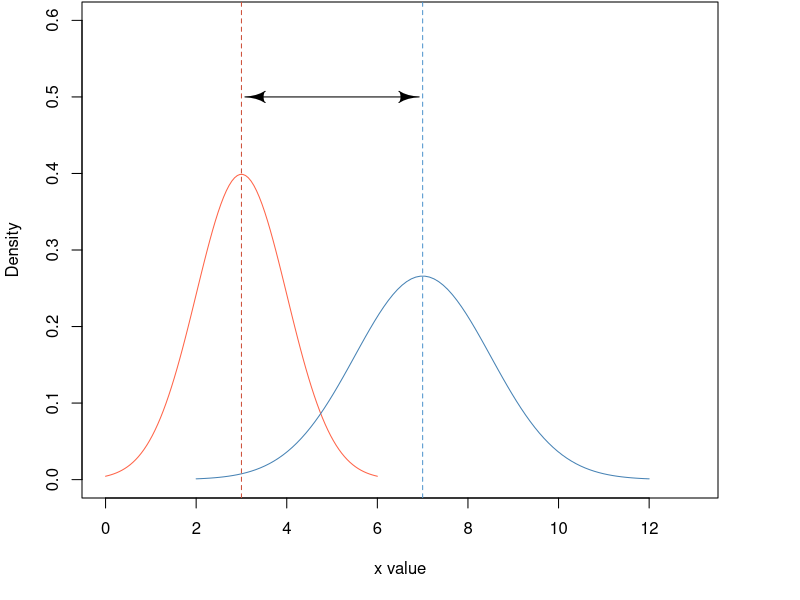
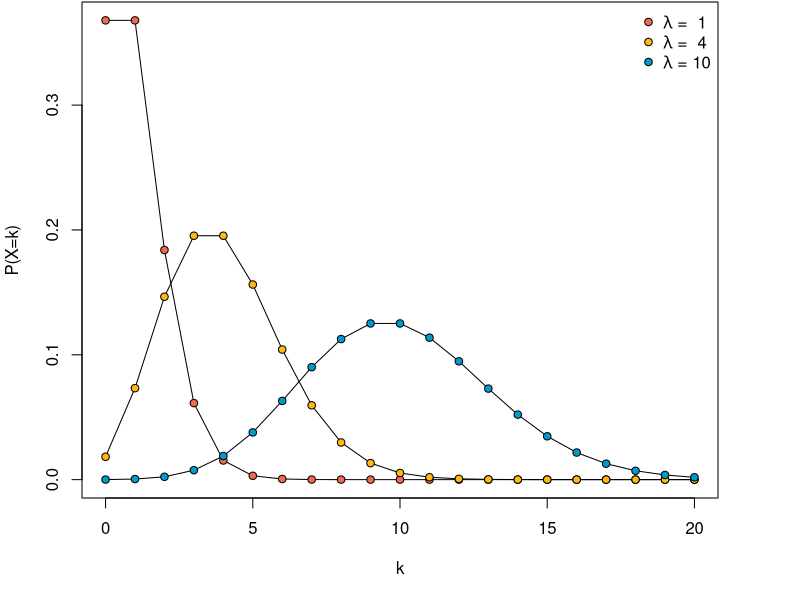
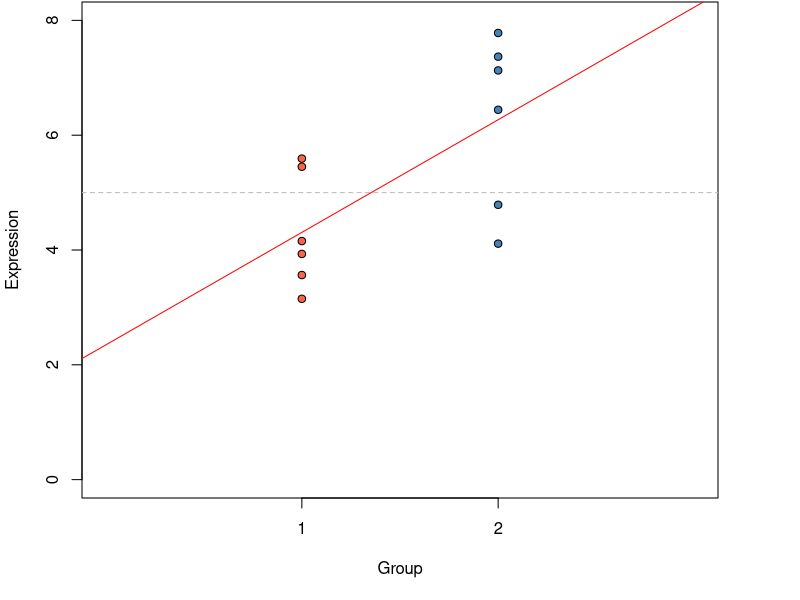
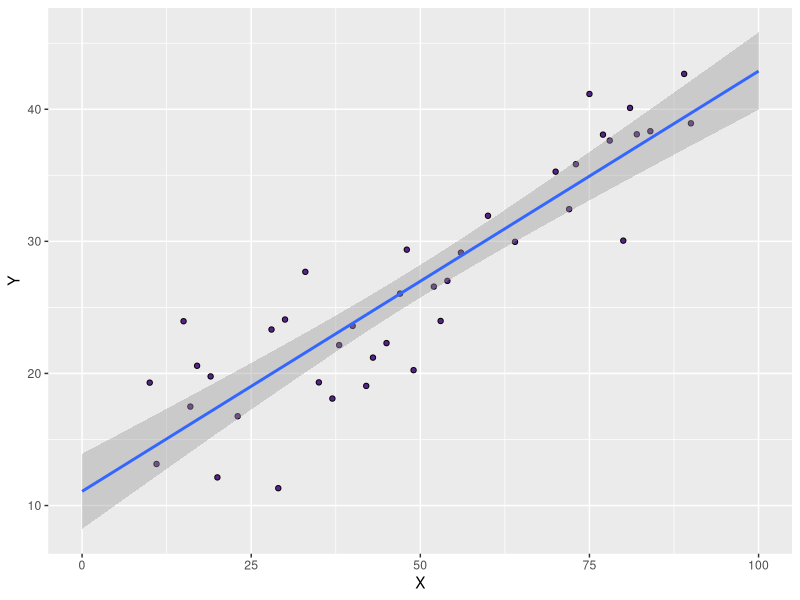
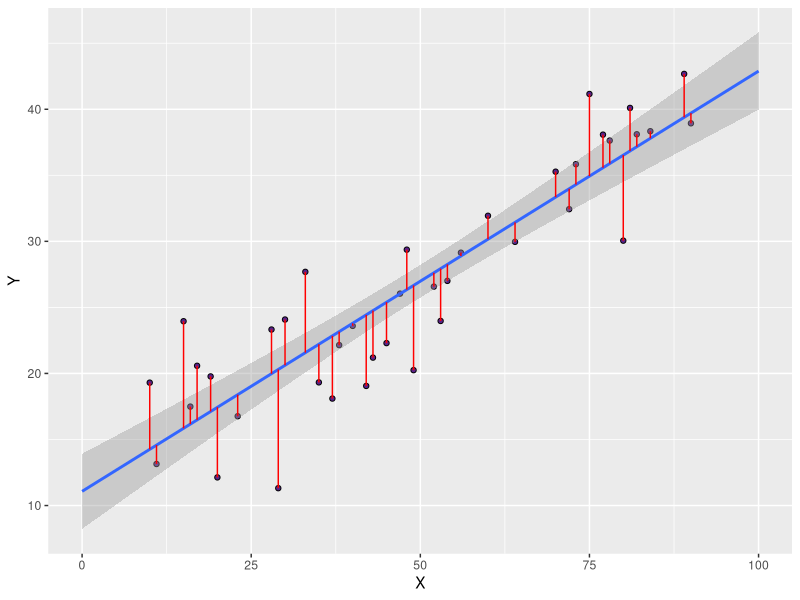

R code for these plots, in order:
## ---- chunk 1
library(shape)
x1 <- seq(0, 6, length=100)
hx1 <- dnorm(x1, mean = 3, sd = 1)
x2 <- seq(2, 12, length=100)
hx2 <- dnorm(x2, mean = 7, sd = 1.5)
par(bg=NA, mar=c(5, 4, 0, 4) + 0.1) 

plot(x1, hx1, type="l", lty=1, 
     xlab="x value", ylab="Density",
     col="tomato", ylim=c(0, 0.6), xlim=c(0, 13))
lines(x2, hx2, type="l", col="steelblue")
abline(v=3, col="tomato3", lty=2)
abline(v=7, col="steelblue3", lty=2)
Arrows(3.3, 0.5, 6.7, 0.5, code = 3, arr.type = "curved")
## ---- chunk 2
x1 <- seq(0, 20)
hx1 <- dpois(x1, lambda = 1)
hx2 <- dpois(x1, lambda = 4)
hx3 <- dpois(x1, lambda = 10)
par(bg=NA, mar=c(5, 4, 0, 4) + 0.1) 
plot(x1, hx1, type="l", lty=1,
     xlab="k", ylab="P(X=k)")
lines(x1, hx2, type="l")
lines(x1, hx3, type="l")
cols <- c("coral2", "darkgoldenrod1", "deepskyblue3")
points(x1, hx1, bg=cols[1], pch=21)
points(x1, hx2, bg=cols[2], pch=21)
points(x1, hx3, bg=cols[3], pch=21)
leg <- c(expression(paste(lambda, " =  ", 1)),
         expression(paste(lambda, " =  ", 4)),
         expression(paste(lambda, " = ", 10)))
legend("topright", legend = leg, pt.bg = cols, pch=21, bty="n")
## ---- chunk 3
library(tidyverse)
dat <- data.frame(C1=rnorm(6, 4, 1),
                  C2=rnorm(6, 6, 1.3)) %>% 
    gather("Cat", "Expression") %>% 
    mutate(Group=as.numeric(factor(Cat)))

ewe <- lm(dat$Expression~dat$Group)

par(bg=NA, mar=c(5, 4, 0, 4) + 0.1) 
plot(dat$Group, dat$Expression, 
     pch=21, 
     bg=rep(c("tomato", "steelblue"), each=6),
     xlim=c(0, 3),
     ylim=c(0, 8), xaxt="n", xlab="Group", ylab = "Expression")
axis(1, at = 1:2)
abline(h=5, lty=2, col="grey")
abline(ewe, col="red")

## ---- chunk 4
library(tidyverse)

dat <- tibble(X = sample(10:90, 40)) %>%
  mutate(Err = rnorm(40, mean=0, sd=3.344)) %>% 
  mutate(Y = ((0.3 * X) + 12) + Err) 

mod <- lm(Y ~ X, data = dat)
dat <- transform(dat, Fitted = fitted(mod))

ggplot(dat, aes(x = X, y = Y))+
    geom_point(shape=21, fill="#572389")  +
    xlim(0, 100) +
    stat_smooth(method="lm", fullrange = TRUE)
## ---- chunk 5
ggplot(dat, aes(x = X, y = Y))+
    geom_point(shape=21, fill="#572389") +
    xlim(0, 100) +
    stat_smooth(method="lm", fullrange = TRUE) +
    geom_segment(aes(x = X, y = Y, xend = X, yend = Fitted), colour="red")

